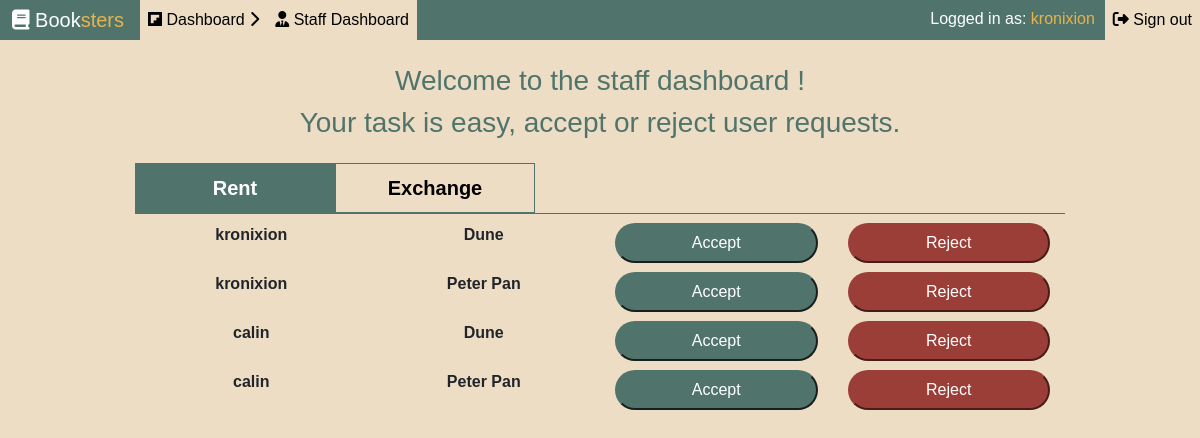
/staffDashboard/ (signed in), run on an earlier commit of the app's database.
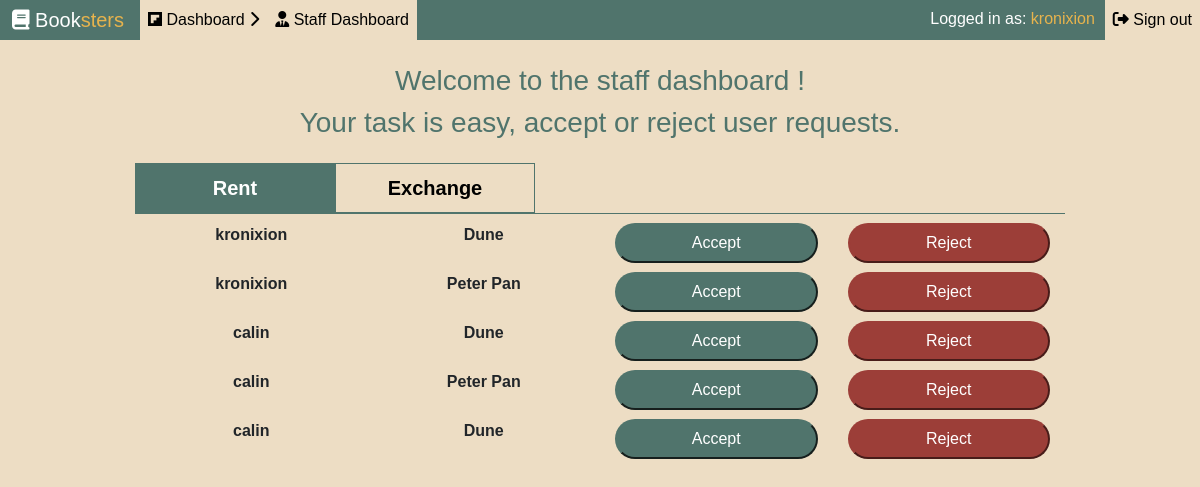
And on a later commit of the database.
### requests/models.py (models this page shows)
class RentRequest(models.Model):
    book = models.ForeignKey(Book, on_delete= models.CASCADE)
    user = models.ForeignKey(Account, on_delete= models.CASCADE)
    class requestState(models.TextChoices):
        PENDING = 'PENDING',_('PENDING')
        ACCEPTED = 'ACCEPTED',_('ACCEPTED')
        REJECTED = 'REJECTED',_('REJECTED')
    requestState = models.CharField(max_length=10,choices=requestState.choices,default='PENDING')

### account/models.py (models this page shows, shortened)
class Account(models.Model):
    user = models.OneToOneField(User, on_delete=models.CASCADE)
    phoneNo = models.CharField(max_length=10)
    address = models.OneToOneField(Address, on_delete=models.CASCADE)
    shoppingCart = models.OneToOneField(ShoppingCart,on_delete=models.CASCADE)

### book/models.py (models this page shows, shortened)
class Book(models.Model):
    title = models.CharField(max_length=50)
    author = models.CharField(max_length=70)
    coverImage = models.ImageField(upload_to='books/')
    description = models.TextField()
    yearOfRelease = models.DateField()
    price = models.IntegerField()
    rental = models.BooleanField()
    exchange = models.BooleanField()
    publisher = models.CharField(max_length=50)
    ISBN = models.CharField(max_length=20)

### requests/views.py (the view)
# urls.py: path('staffDashboard/',staffDashboard, name='staffDashboard'),
@login_required
@staff_member_required
@csrf_exempt
def staffDashboard(request):
    if request.method == "POST":
        if request.POST['requestStatus'] == "Accept":
            rentRequest = RentRequest.objects.get(id=request.POST['id'])
            rentRequest.requestState = 'ACCEPTED'
        else:
            rentRequest = RentRequest.objects.get(id=request.POST['id'])
            rentRequest.requestState = 'REJECTED'
        rentRequest.save()
        return redirect('/staffDashboard/')
    else:
        rentRequests = RentRequest.objects.all()
        exchangeRequests = ExchangeRequest.objects.all()
        return render(request,'staffDashboard.html',{'rentRequests':rentRequests,'exchangeRequests':exchangeRequests})

### requests/templates/staffDashboard.html (shortened to what this page needs)
{%extends 'base.html'%}
{%load static%}
{%block additionalMetaData%}
<link rel="stylesheet" href="{%static 'css/staffDashboard.css'%}" type="text/css">
{%endblock%}
{%block body%}
<h3>Welcome to the staff dashboard !</h3>
<h3>Your task is easy, accept or reject user requests.</h3>
<div class="container">
    <div class="row">
        <div class="col-lg-12 d-flex justify-content-start">
            <button id="rent">Rent</button><button id="exchange">Exchange</button>
        </div>
    </div>
    <div id="rentRequests">
        {%for rent in rentRequests%}
        {%if rent.requestState == 'PENDING'%}
            <div class="row">
                <div class="col-lg-3"><p>{{rent.user.user.username}}</p></div>
                <div class="col-lg-3"><p>{{rent.book.title}}</p></div>
                <div class="col-lg-3 d-flex justify-content-center"><button class="acceptButton" value = "{{rent.id}}">Accept</button></div>
                <div class="col-lg-3 d-flex justify-content-center"><button class="rejectButton" value = "{{rent.id}}">Reject</button></div>
            </div>
        {%endif%}
        {%endfor%}
    </div>
</div>
{%endblock%}

What changed in the data, as far as the page shows it:
added RentRequest: user.user.username "calin", book "Dune", {{ rent.id }} 5 (drawn)
